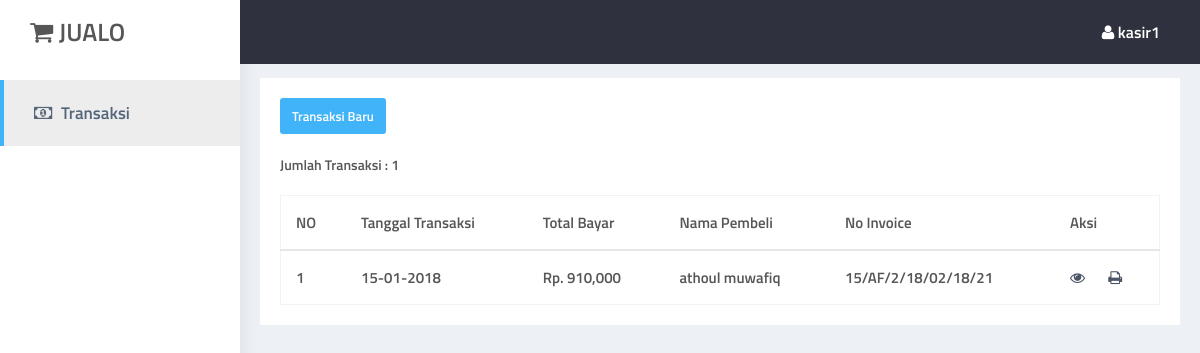
The app's page /transaksi.php (signed in) with its own data.
### tables this page shows
CREATE TABLE `transaksi` (
  `id_transaksi` int(11) NOT NULL,
  `tgl_transaksi` timestamp NOT NULL DEFAULT CURRENT_TIMESTAMP ON UPDATE CURRENT_TIMESTAMP,
  `kode_kasir` int(11) NOT NULL,
  `total_bayar` varchar(20) NOT NULL,
  `no_invoice` varchar(20) NOT NULL,
  `nama_pembeli` varchar(20) NOT NULL
);

### transaksi.php (the view, shortened to what this page needs)
<?php include "head.php" ?>
<?php
	if (isset($_GET['action']) && $_GET['action']=="transaksi_baru") {
		include "transaksi_baru.php";
	}
	else if (isset($_GET['action']) && $_GET['action']=="detail_transaksi") {
		include "detail_transaksi.php";
	}
	else{
?>
<div class="content">
	<div class="padding">
		<div class="bgwhite">
			<div class="padding">
			<div class="contenttop">
				<div class="left">
					<a href="?action=transaksi_baru" class="btnblue">Transaksi Baru</a>
				</div>
			</div>
			<span class="label">Jumlah Transaksi : <?= $root->show_jumlah_trans() ?></span>
			<table class="datatable">
				<thead>
				<tr>
					<th width="35px">NO</th>
					<th>Tanggal Transaksi</th>
					<th>Total Bayar</th>
					<th>Nama Pembeli</th>
					<th>No Invoice</th>
					<th>Aksi</th>
				</tr>
			</thead>
			<tbody>
				<?php
				$no=1;
				$q=$root->con->query("select * from transaksi where kode_kasir='$_SESSION[id]' order by id_transaksi desc");
				if ($q->num_rows > 0) {
				while ($f=$q->fetch_assoc()) {
					?>
					<tr>
						<td><?= $no++ ?></td>
						<td><?= date("d-m-Y",strtotime($f['tgl_transaksi'])) ?></td>
						<td>Rp. <?= number_format($f['total_bayar']) ?></td>
						<td><?= $f['nama_pembeli'] ?></td>
						<td><?= $f['no_invoice'] ?></td>
						<td>
							<a href="?action=detail_transaksi&id_transaksi=<?= $f['id_transaksi'] ?>" class="btn bluetbl m-r-10"><span class="btn-edit-tooltip">Detail</span><i class="fa fa-eye"></i></a>
							<a href="cetak_nota.php?oid=<?= base64_encode($f['id_transaksi']) ?>&id-uid=<?= base64_encode($f['nama_pembeli']) ?>&inf=<?= base64_encode($f['no_invoice']) ?>&tb=<?= base64_encode($f['total_bayar']) ?>&uuid=<?= base64_encode(date("d-m-Y",strtotime($f['tgl_transaksi']))) ?>" target="_blank" class="btn bluetbl"><span class="btn-hapus-tooltip">Cetak</span><i class="fa fa-print"></i></a>
						</td>
					</tr>
					<?php
				}
			}else{
				?>
				<td><?= $no++ ?></td>
				<td colspan="5">Belum Ada Transaksi</td>
				<?php
			}
				?>
			</tbody>
			</table>
			</div>
		</div>
	</div>
</div>
<?php
}
include "foot.php" ?>

### assets/index.css (style rules this page uses)
* { margin: 0;padding: 0;font-family: titillium; }
body { background: #edf1f5;animation-name: muncul;animation-duration: 0.5s }
.content { width: 80%;margin-top:58px;float: right; }
.padding { padding:20px; }
.bgwhite { background: #fff; }
.btnblue { background: #41b3f9;padding: 8px 12px;color: #fff;text-decoration: none;display: inline-block;border-radius: 3px;font-size: 13px; }
.contenttop .left { float: left; }
.datatable { width: 100%;margin-top: 20px;border: 1px solid #f1f2f7;border-collapse: collapse; }
.datatable th,.datatable td { padding: 15px;color: #565656;font-size: 15px; }
.datatable th { border-bottom: 2px solid #e4e7ea;text-align: left; }
.datatable tr { border-bottom: 1px solid #f1f2f7 }
.m-r-10 { padding-right:20px; }
.bluetbl { color: #4c5667; }
.btn { position: relative;display: inline-block; }
.label { display: block;padding-top:20px;color: #565656;font-size: 14px; }

### records on screen
transaksi: tgl_transaksi "15-01-2018", total_bayar "910,000", nama_pembeli "athoul muwafiq", no_invoice "15/AF/2/18/02/18/21"

### other values on screen
$_SESSION['username'] "kasir1"
$query->num_rows "1"
